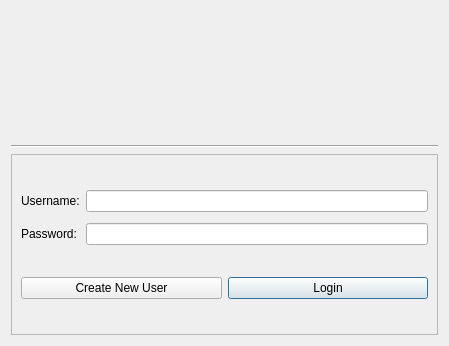
<?xml version="1.0" encoding="UTF-8"?>
<ui version="4.0">
 <class>login</class>
 <widget class="QDialog" name="login">
  <property name="geometry">
   <rect>
    <x>0</x>
    <y>0</y>
    <width>449</width>
    <height>346</height>
   </rect>
  </property>
  <property name="sizePolicy">
   <sizepolicy hsizetype="Ignored" vsizetype="Ignored">
    <horstretch>0</horstretch>
    <verstretch>0</verstretch>
   </sizepolicy>
  </property>
  <property name="windowTitle">
   <string>Login</string>
  </property>
  <property name="windowIcon">
   <iconset resource="Resources.qrc">
    <normaloff>:/window_icons/windowicons/login_icon.png</normaloff>:/window_icons/windowicons/login_icon.png</iconset>
  </property>
  <layout class="QGridLayout" name="gridLayout_2">
   <item row="2" column="1">
    <widget class="QFrame" name="frame">
     <property name="sizePolicy">
      <sizepolicy hsizetype="Expanding" vsizetype="Expanding">
       <horstretch>0</horstretch>
       <verstretch>0</verstretch>
      </sizepolicy>
     </property>
     <property name="frameShape">
      <enum>QFrame::StyledPanel</enum>
     </property>
     <property name="frameShadow">
      <enum>QFrame::Raised</enum>
     </property>
     <layout class="QGridLayout" name="gridLayout_3">
      <item row="0" column="0" colspan="2">
       <layout class="QGridLayout" name="gridLayout">
        <property name="verticalSpacing">
         <number>11</number>
        </property>
        <item row="0" column="0">
         <widget class="QLabel" name="label">
          <property name="sizePolicy">
           <sizepolicy hsizetype="Fixed" vsizetype="Fixed">
            <horstretch>0</horstretch>
            <verstretch>0</verstretch>
           </sizepolicy>
          </property>
          <property name="maximumSize">
           <size>
            <width>70</width>
            <height>18</height>
           </size>
          </property>
          <property name="text">
           <string>Username:</string>
          </property>
         </widget>
        </item>
        <item row="2" column="0">
         <widget class="QLabel" name="label_2">
          <property name="sizePolicy">
           <sizepolicy hsizetype="Fixed" vsizetype="Fixed">
            <horstretch>0</horstretch>
            <verstretch>0</verstretch>
           </sizepolicy>
          </property>
          <property name="maximumSize">
           <size>
            <width>70</width>
            <height>18</height>
           </size>
          </property>
          <property name="text">
           <string>Password:</string>
          </property>
         </widget>
        </item>
        <item row="2" column="1">
         <widget class="QLineEdit" name="passEdit">
          <property name="text">
           <string notr="true"/>
          </property>
          <property name="echoMode">
           <enum>QLineEdit::Password</enum>
          </property>
         </widget>
        </item>
        <item row="0" column="1">
         <widget class="QLineEdit" name="userEdit"/>
        </item>
       </layout>
      </item>
      <item row="1" column="0">
       <widget class="QPushButton" name="pushButton_2">
        <property name="text">
         <string>Create New User</string>
        </property>
       </widget>
      </item>
      <item row="1" column="1">
       <widget class="QPushButton" name="pushButton">
        <property name="text">
         <string>Login</string>
        </property>
        <property name="default">
         <bool>true</bool>
        </property>
       </widget>
      </item>
     </layout>
    </widget>
   </item>
   <item row="0" column="1">
    <layout class="QHBoxLayout" name="horizontalLayout">
     <item>
      <widget class="QLabel" name="label_3">
       <property name="sizePolicy">
        <sizepolicy hsizetype="Fixed" vsizetype="Fixed">
         <horstretch>0</horstretch>
         <verstretch>0</verstretch>
        </sizepolicy>
       </property>
       <property name="minimumSize">
        <size>
         <width>233</width>
         <height>128</height>
        </size>
       </property>
       <property name="maximumSize">
        <size>
         <width>233</width>
         <height>128</height>
        </size>
       </property>
       <property name="pixmap">
        <pixmap resource="Resources.qrc">:/Files/LOGO_4x.png</pixmap>
       </property>
       <property name="scaledContents">
        <bool>true</bool>
       </property>
       <property name="alignment">
        <set>Qt::AlignCenter</set>
       </property>
      </widget>
     </item>
    </layout>
   </item>
   <item row="1" column="1">
    <widget class="Line" name="line">
     <property name="orientation">
      <enum>Qt::Horizontal</enum>
     </property>
    </widget>
   </item>
  </layout>
 </widget>
 <tabstops>
  <tabstop>userEdit</tabstop>
  <tabstop>passEdit</tabstop>
  <tabstop>pushButton</tabstop>
  <tabstop>pushButton_2</tabstop>
 </tabstops>
 <resources>
  <include location="Resources.qrc"/>
 </resources>
 <connections/>
</ui>
